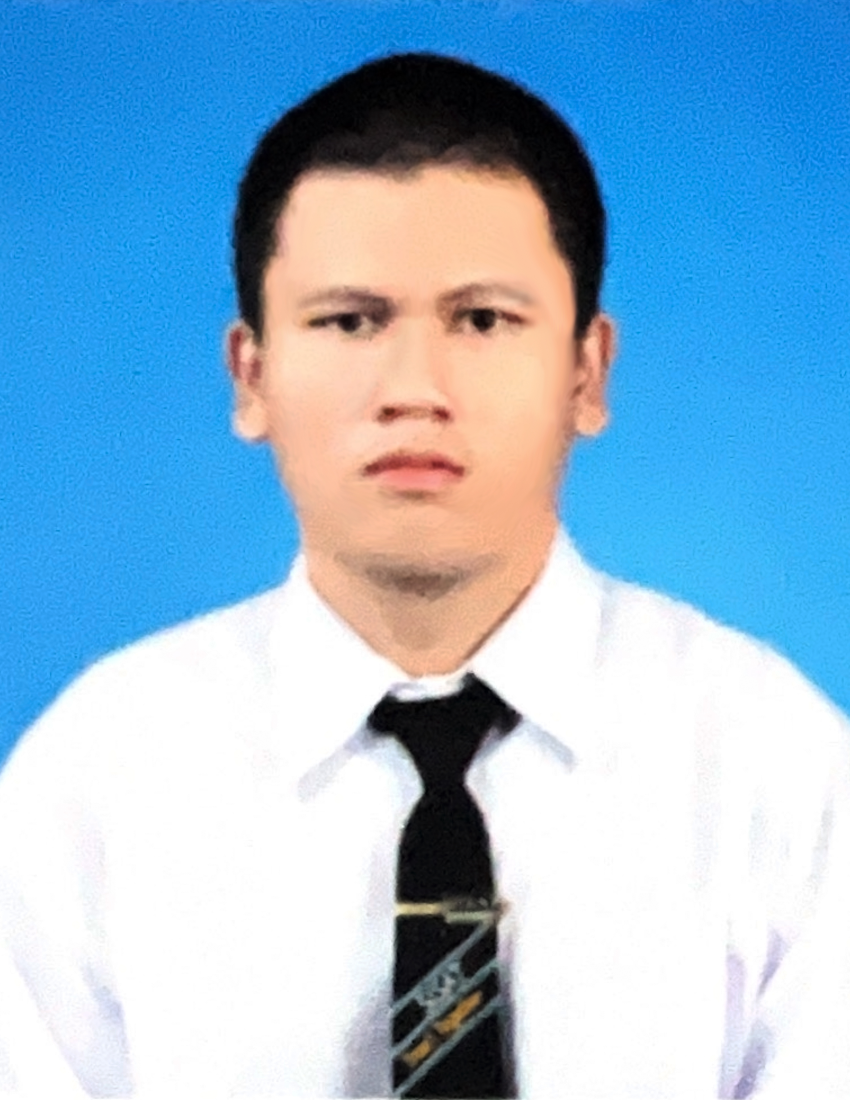
#> input picture 123/01.jpg, 2550 x 3300 px, found by its file name (shown at 1/3 size)
$ python test1.py   (older library calls are emulated)
#> lines starting #> are read from the running program, lines starting #| are printed output that depends on the picture
import cv2
img= cv2.imread('123/01.jpg')
#> img is the input picture: shape (3300, 2550, 3); mean B, G, R 211.3, 183.3, 145.7
img= cv2.resize(img,(500,500))
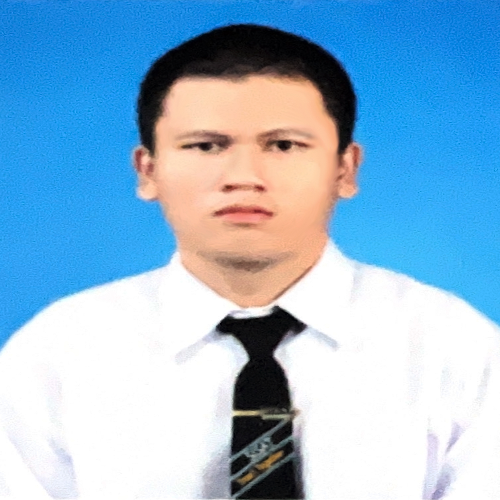
#> img: shape (500, 500, 3); mean B, G, R 211.2, 183.3, 145.6
edges = cv2.Laplacian(img,ddepth=cv2.CV_8U,ksize=3)
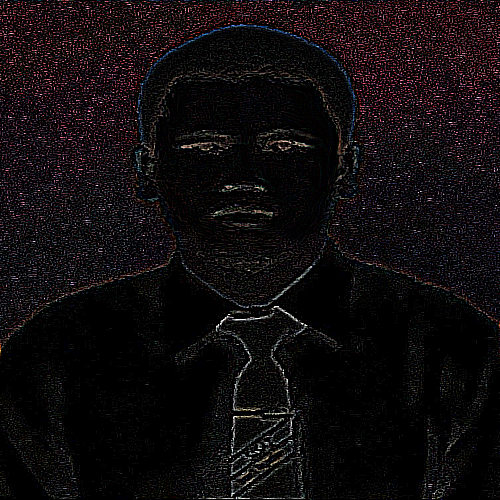
#> edges: shape (500, 500, 3); mean B, G, R 13, 11.5, 15.3
cv2.imshow("img",edges)
cv2.waitKey()
